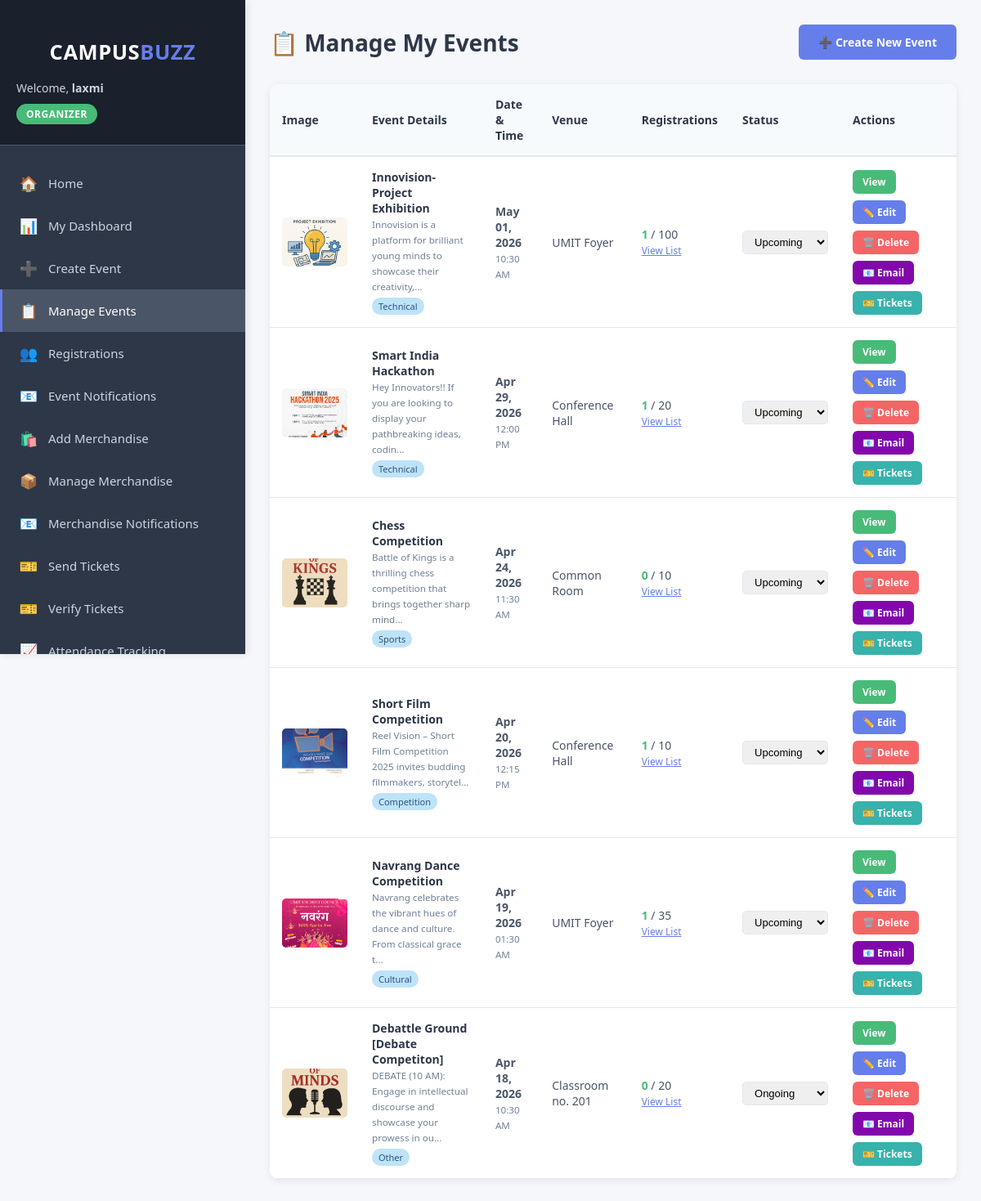
The page /organizer/manage_events.php (signed in) on the database its author committed.
### tables this page shows
CREATE TABLE `events` (
  `id` int(11) NOT NULL,
  `title` varchar(200) NOT NULL,
  `description` text DEFAULT NULL,
  `organizer_id` int(11) NOT NULL,
  `event_date` datetime NOT NULL,
  `venue` varchar(200) DEFAULT NULL,
  `event_type` enum('online','offline','hybrid') DEFAULT 'offline',
  `category` varchar(50) DEFAULT NULL,
  `max_participants` int(11) DEFAULT 100,
  `registration_deadline` datetime DEFAULT NULL,
  `registration_link` varchar(500) DEFAULT NULL,
  `image` varchar(255) DEFAULT NULL,
  `status` enum('upcoming','ongoing','completed','cancelled') DEFAULT 'upcoming',
  `created_at` timestamp NOT NULL DEFAULT current_timestamp(),
  `contact_info` text DEFAULT NULL
);

### config/co_organizer_helper.php (called while the page is built, shortened)
<?php
function getUserManageableEvents($conn, $user_id) {
    $query = "SELECT DISTINCT e.*,
              CASE
                WHEN e.organizer_id = ? THEN 'owner'
                ELSE (SELECT permissions FROM event_co_organizers
                      WHERE event_id = e.id AND organizer_id = ? AND status = 'accepted' LIMIT 1)
              END as user_permission,
              (SELECT COUNT(*) FROM registrations WHERE event_id = e.id AND status='registered') as registered_count
              FROM events e
              LEFT JOIN event_co_organizers eco ON e.id = eco.event_id AND eco.organizer_id = ? AND eco.status = 'accepted'
              WHERE e.organizer_id = ? OR eco.id IS NOT NULL
              ORDER BY e.event_date DESC";
    $stmt = mysqli_prepare($conn, $query);
    mysqli_stmt_bind_param($stmt, "iiii", $user_id, $user_id, $user_id, $user_id);
    mysqli_stmt_execute($stmt);
    $result = mysqli_stmt_get_result($stmt);
    $events = [];
    while($row = mysqli_fetch_assoc($result)) {
        $events[] = $row;
    }
    return $events;
}
?>

### organizer/manage_events.php (the view, shortened to what this page needs)
<?php
require_once '../config/database.php';
require_once '../config/co_organizer_helper.php';
$organizer_id = $_SESSION['user_id'];
$events = getUserManageableEvents($conn, $organizer_id);
?>
<!DOCTYPE html>
<html lang="en">
<head>
    <link rel="stylesheet" href="../assets/css/style.css">
</head>
<body>
    <div class="dashboard-container">
        <?php include '../includes/sidebar.php'; ?>
        <main class="main-content">
            <div class="content-header">
                <h1>📋 Manage My Events</h1>
                <a href="create_event.php" class="btn btn-primary">➕ Create New Event</a>
            </div>
            <?php if(count($events) > 0): ?>
                <div class="table-container">
                    <table>
                        <thead>
                            <tr>
                                <th>Image</th>
                                <th>Event Details</th>
                                <th>Date & Time</th>
                                <th>Venue</th>
                                <th>Registrations</th>
                                <th>Status</th>
                                <th>Actions</th>
                            </tr>
                        </thead>
                        <tbody>
                            <?php foreach($events as $event): ?>
                                <tr>
                                    <td>
                                        <?php if($event['image']): ?>
                                            <img src="../uploads/<?php echo htmlspecialchars($event['image']); ?>"
                                                 alt="Event" style="width: 80px; height: 60px; object-fit: cover; border-radius: 5px;">
                                        <?php else: ?>
                                            <div style="width: 80px; height: 60px; background: #e2e8f0; display: flex; align-items: center; justify-content: center; border-radius: 5px; font-size: 24px;">
                                                📅
                                            </div>
                                        <?php endif; ?>
                                    </td>
                                    <td>
                                        <strong style="color: #2d3748;"><?php echo htmlspecialchars($event['title']); ?></strong><br>
                                        <small style="color: #718096;">
                                            <?php echo htmlspecialchars(substr($event['description'], 0, 80)); ?>...
                                        </small><br>
                                        <?php if($event['category']): ?>
                                            <span style="display: inline-block; margin-top: 5px; padding: 3px 8px; background: #bee3f8; color: #2c5282; border-radius: 12px; font-size: 11px;">
                                                <?php echo htmlspecialchars($event['category']); ?>
                                            </span>
                                        <?php endif; ?>
                                    </td>
                                    <td>
                                        <strong><?php echo date('M d, Y', strtotime($event['event_date'])); ?></strong><br>
                                        <small style="color: #718096;"><?php echo date('h:i A', strtotime($event['event_date'])); ?></small>
                                    </td>
                                    <td><?php echo htmlspecialchars($event['venue']); ?></td>
                                    <td>
                                        <strong style="color: <?php echo $event['registered_count'] >= $event['max_participants'] ? '#f56565' : '#48bb78'; ?>">
                                            <?php echo $event['registered_count']; ?>
                                        </strong> / <?php echo $event['max_participants']; ?>
                                        <br>
                                        <a href="view_registrations.php?event_id=<?php echo $event['id']; ?>"
                                           style="font-size: 12px; color: #667eea;">View List</a>
                                    </td>
                                    <td>
                                        <select onchange="changeStatus(<?php echo $event['id']; ?>, this.value)"
                                                style="padding: 5px 10px; border: 1px solid #e2e8f0; border-radius: 5px; font-size: 13px;">
                                            <option value="upcoming" <?php echo $event['status'] == 'upcoming' ? 'selected' : ''; ?>>Upcoming</option>
                                            <option value="ongoing" <?php echo $event['status'] == 'ongoing' ? 'selected' : ''; ?>>Ongoing</option>
                                        </select>
                                    </td>
                                    <td>
                                        <div class="action-buttons">
                                           <a href="../student/view_event.php?id=<?php echo $event['id']; ?>"
                                               class="btn btn-success btn-sm"
                                               onclick="event.stopPropagation()"> View</a>
                                            <a href="edit_event.php?id=<?php echo $event['id']; ?>"
                                               class="btn btn-sm btn-primary" title="Edit">✏️ Edit</a>
                                            <a href="?delete=<?php echo $event['id']; ?>"
                                               class="btn btn-sm btn-danger"
                                               onclick="return confirm('Are you sure you want to delete this event? All registrations will also be deleted!')"
                                               title="Delete">🗑️ Delete</a>
                                            <a href="send_notification.php?event_id=<?php echo $event['id']; ?>"
                                                class="btn btn-sm" style="background:  #8308ac; color: white;
                                                title="Send Notification">📧 Email
                                            </a>
                                            <a href="send_tickets.php?event_id=<?php echo $event['id']; ?>"
                                               class="btn btn-sm"
                                               style="background: #38b2ac; color: white;"
                                               title="Send Tickets">🎫 Tickets
                                            </a>
                                        </div>
                                    </td>
                                </tr>
                            <?php endforeach; ?>
                        </tbody>
                    </table>
                </div>
            <?php endif; ?>
        </main>
    </div>
</body>
</html>

### assets/css/style.css (style rules this page uses)
* { margin: 0; padding: 0; box-sizing: border-box; }
body { font-family: 'Segoe UI', Tahoma, Geneva, Verdana, sans-serif; background: #f5f7fa; }
.btn { padding: 12px 24px; border: none; border-radius: 6px; cursor: pointer; font-size: 14px; font-weight: 600; transition: all 0.3s; text-decoration: none; display: inline-block; }
.btn-primary { background: #667eea; color: white; }
.btn-success { background: #48bb78; color: white; }
.btn-danger { background: #f56565; color: white; }
.dashboard-container { display: flex; min-height: 100vh; }
.main-content { margin-left: 0; width: 100%; padding: 30px; padding-top: 80px; background: #f5f7fa; min-height: 100vh; transition: all 0.3s ease; }
.content-header { display: flex; justify-content: space-between; align-items: center; margin-bottom: 30px; flex-wrap: wrap; gap: 20px; }
.content-header h1 { color: #2d3748; font-size: 28px; }
.table-container { background: white; border-radius: 10px; box-shadow: 0 2px 10px rgba(0, 0, 0, 0.08); overflow: hidden; }
table { width: 100%; border-collapse: collapse; }
table thead { background: #f7fafc; }
table th { padding: 15px; text-align: left; font-weight: 600; color: #2d3748; font-size: 14px; border-bottom: 2px solid #e2e8f0; }
table td { padding: 15px; color: #4a5568; font-size: 14px; border-bottom: 1px solid #e2e8f0; }
.action-buttons { display: flex; gap: 8px; flex-wrap: wrap; }
.btn-sm { padding: 6px 12px; font-size: 12px; }
.action-buttons .btn-sm { padding: 6px 12px; font-size: 12px; white-space: nowrap; }
table td span[style*="background"] { display: inline-block; white-space: nowrap; }
table td img { display: block; }
@media (min-width: 1200px) { .main-content { margin-left: 300px; width: calc(100% - 300px); padding-top: 30px; } }

### rows shown on the page
events: image (picture), title "Innovision-Project Exhibition", description "Innovision is a platform for brilliant young minds to showcase their creativity,", category "Technical", event_date "May 01, 2026", event_date "10:30 AM", venue "UMIT Foyer", registered_count "1", max_participants "100", status+id "Upcoming"
events: image (picture), title "Smart India Hackathon", description "Hey Innovators!! If you are looking to display your pathbreaking ideas, codin", category "Technical", event_date "Apr 29, 2026", event_date "12:00 PM", venue "Conference Hall", registered_count "1", max_participants "20", status+id "Upcoming"
events: image (picture), title "Chess Competition", description "Battle of Kings is a thrilling chess competition that brings together sharp mind", category "Sports", event_date "Apr 24, 2026", event_date "11:30 AM", venue "Common Room", registered_count "0", max_participants "10", status+id "Upcoming"
events: image (picture), title "Short Film Competition", description "Reel Vision – Short Film Competition 2025 invites budding filmmakers, storytel", category "Competition", event_date "Apr 20, 2026", event_date "12:15 PM", venue "Conference Hall", registered_count "1", max_participants "10", status+id "Upcoming"
events: image (picture), title "Navrang Dance Competition", description "Navrang celebrates the vibrant hues of dance and culture. From classical grace t", category "Cultural", event_date "Apr 19, 2026", event_date "01:30 AM", venue "UMIT Foyer", registered_count "1", max_participants "35", status+id "Upcoming"
events: image (picture), title "Debattle Ground [Debate Competiton]", description "DEBATE (10 AM): Engage in intellectual discourse and showcase your prowess in ou", category "Other", event_date "Apr 18, 2026", event_date "10:30 AM", venue "Classroom no. 201", registered_count "0", max_participants "20", status+id "Ongoing"

### other values the page prints
$_SESSION['full_name'] "laxmi"
$_SESSION['role'] "ORGANIZER"
